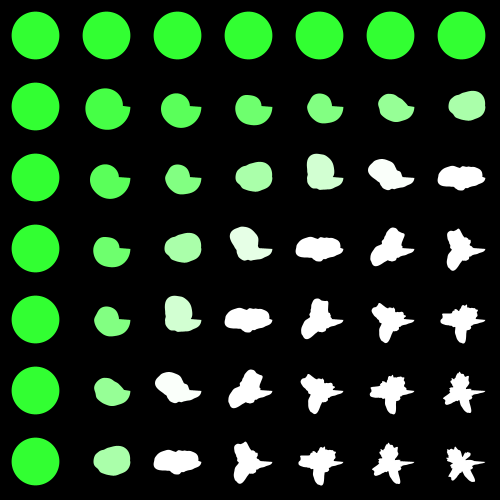
Frame 1 (no input)
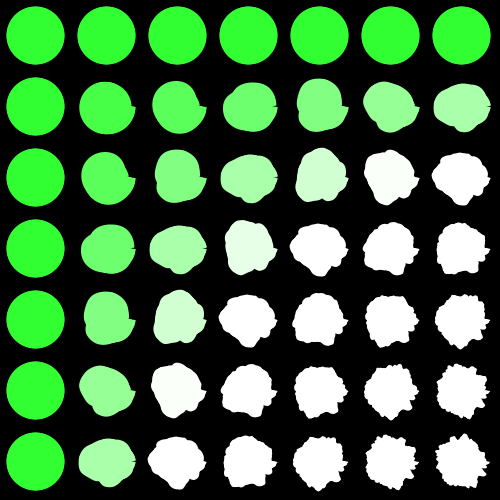
Frame 60 (the mouse pressed at the canvas centre just before this capture)
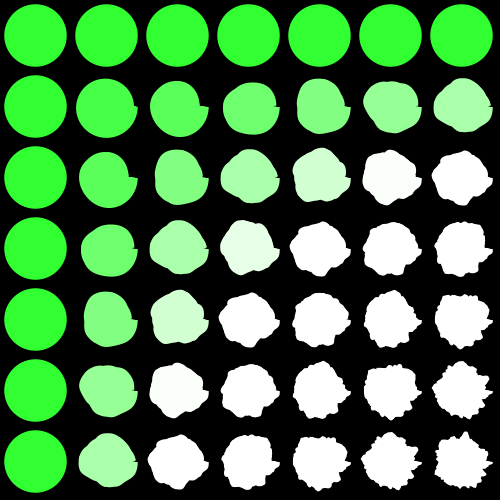
Frame 120 (the mouse held since frame 60 and released just before this capture)

The Processing sketch that drew these frames (run headless with seeded random() and noise(); from frame 60 on, the mouse is pressed at the canvas centre):

// Processing sketch: blob_grid
// ── blob_grid.pde
int degrees = 360;
float centerX, centerY;
float circumferenceX, circumferenceY;
float radius;
int ran = 5;
float noiseFactor;

int tilesCount = 7;
float sizeW, sizeH;

void setup() {
  size(500, 500);
  noFill();
  //stroke(255);
  noStroke();
  background(0);
  sizeW = width/tilesCount;
  sizeH = height/tilesCount;
}

void draw() {
  
  for (int x = 0; x < tilesCount; x++) {
    for (int y = 0; y < tilesCount; y++) {
      centerX = sizeW/2+sizeW*x;
      centerY = sizeH/2+sizeH*y;
      radius = sizeW/2;
      fill(50+x*y*20, 255, 50+x*y*20);
      beginShape();
      for (int i = 0; i < degrees; i++) {
        noiseFactor = noise(i*x*y*0.0009, float(frameCount)/5);
        circumferenceX = centerX + radius * cos(radians(i)) * noiseFactor;
        circumferenceY = centerY + radius * sin(radians(i)) * noiseFactor;
        curveVertex(circumferenceX, circumferenceY);
      }
      endShape(CLOSE);
      //ellipse(sizeW*x + sizeW/2, sizeH*y + sizeH/2, sizeW, sizeH);
    }
  }


  /*
  centerX = width/2;
   centerY = height/2;
   radius = height/2;
   ran = mouseX/10;
   fill(255);
   beginShape();
   for (int i = 0; i < degrees; i++) {
   noiseFactor = noise(i*0.02, float(frameCount)/150);
   circumferenceX = centerX + radius * cos(radians(i)) * noiseFactor;
   circumferenceY = centerY + radius * sin(radians(i)) * noiseFactor;
   curveVertex(circumferenceX, circumferenceY);
   }
   endShape(CLOSE);
   */
}
